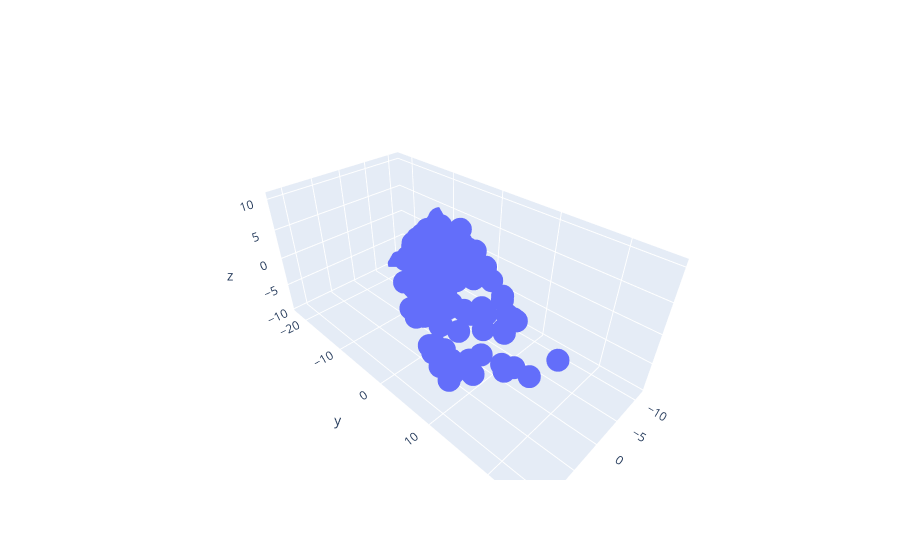

The cell this chart's notebook holds for it:
### Code cell
# Excercise 3-3 (Part 2: visualizing 3D subspace)
import plotly.graph_objects as go

vector_1 = np.array([3, 5, 1])
vector_2 = np.array([0, 2, 2])

# Generate scalars
scalars = np.random.uniform(low=-4,high=4,size=(100,2))

coordinates = np.zeros((100,3))
for i in range(len(scalars)):
  coordinates[i,:] = (vector_1 * scalars[i, 0]) + (vector_2 * scalars[i, 1])

# Create the figure and add the scatter plot
fig = go.Figure(data=[go.Scatter3d(
    x=coordinates[:, 0],
    y=coordinates[:, 1],
    z=coordinates[:, 2],
    mode='markers'
)])

# Show the plot
fig.show()
